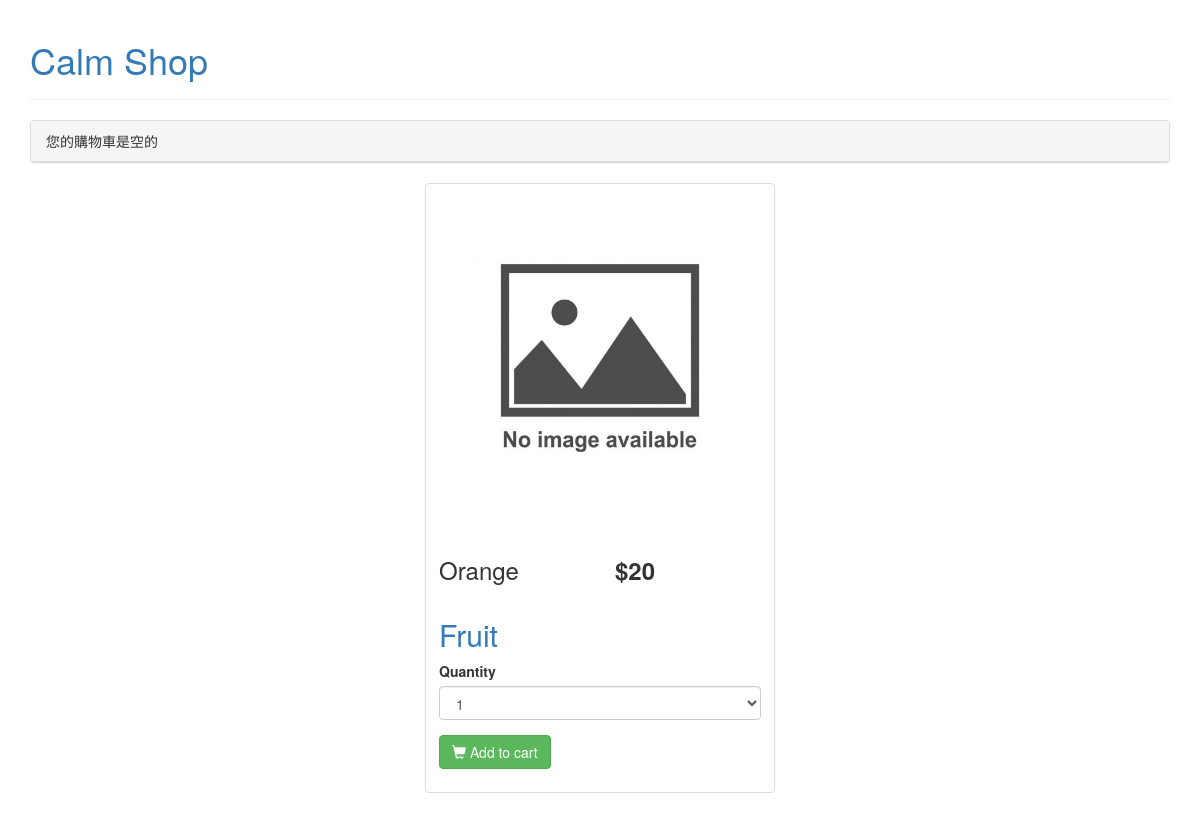
Screenshot of /6/orange/ with the database file from the repository.
### mainsite/models.py (models this page shows, shortened)
class Product(models.Model):
    category = models.ForeignKey(Category,on_delete=models.CASCADE)
    name = models.CharField(max_length=200, db_index=True)
    slug = models.SlugField(max_length=200, db_index=True)
    image = models.ImageField(upload_to='products/%Y/%m/%d',blank=True)
    description = models.TextField(blank=True)
    price = models.DecimalField(max_digits=10, decimal_places=0)
    stock = models.PositiveIntegerField() #只能為正整數
    available = models.BooleanField(default=True)
    created = models.DateTimeField(auto_now_add=True)
    updated = models.DateTimeField(auto_now=True)
    class Meta:
        ordering = ('name',)
        index_together = (('id', 'slug'),)

class Category(models.Model):
    name = models.CharField(max_length=200,db_index=True)
    slug = models.SlugField(max_length=200,db_index=True,unique=True)
    class Meta:
        ordering = ('name',)
        verbose_name = 'category'
    def __str__(self):
        return self.name
    def get_absolute_url(self):
        return reverse('mainsite:product_list_by_category', args=[self.slug])

### mainsite/views.py (the view)
# urls.py: path('<int:product_id>/<slug:slug>/',product_detail,name='product_detail')
def product_detail(request,product_id,slug):
    product = get_object_or_404(Product,id=product_id,slug=slug,available=True)
    cart_product_form = CartAddProductForm()
    return render(request,'mainsite/product/detail.html',locals())

### cart/forms.py
class CartAddProductForm(forms.Form):
    quantity = forms.TypedChoiceField(choices=QUANTITY_CHOICES,coerce=int) #轉成int
    update = forms.BooleanField(required=False,initial=False,widget=forms.HiddenInput) #隱藏

### cart/cart.py (called while the page is built)
    def __len__(self):
        return sum(item['quantity'] for item in self.cart.values())

### cart/context_processors.py (called while the page is built)
def cart(request):
        return {'cart': Cart(request)}

### mainsite/templates/mainsite/product/detail.html (shortened to what this page needs)
{% extends "mainsite/base.html" %}
{% load static %}
{% load bootstrap3 %}
{% block content %}
    <div class="row">
        <div class="col-md-12">
            <div class="col-md-4">
            </div>
            <div class="col-md-4">
                <div class="thumbnail">
                    <img src='{% if product.image %}{{ product.image.url }}
                              {% else %}{% static "img/no_image.jpg" %}{% endif %}'
                         class="img-responsive">
                    <div class="caption">
                        <div class="row">
                            <div class="col-md-6 ">
                                <h3>{{ product.name }}</h3>
                            </div>
                            <div class="col-md-6 price">
                                <h3>
                                    <label>${{ product.price }}</label></h3>
                            </div>
                        </div>
                        <h2><a href="{{ product.category.get_absolute_url }}">{{ product.category }}</a></h2>
                        <form action='{% url "cart:cart_add" product.id %}'' method="POST">
                            {% bootstrap_form cart_product_form %}
                            {% buttons %}
                                <button type="submit" class="btn btn-success btn-product">
                                    <span class="glyphicon glyphicon-shopping-cart"></span> Add to cart
                                </button>
                            {% endbuttons %}
                        </form>
                    </div>
                </div>
            </div>
            <div class="col-md-4">
            </div>
        </div>
    </div>
{% endblock %}

### rows the page displays
Product: name "Orange", price "20", category "Fruit"
